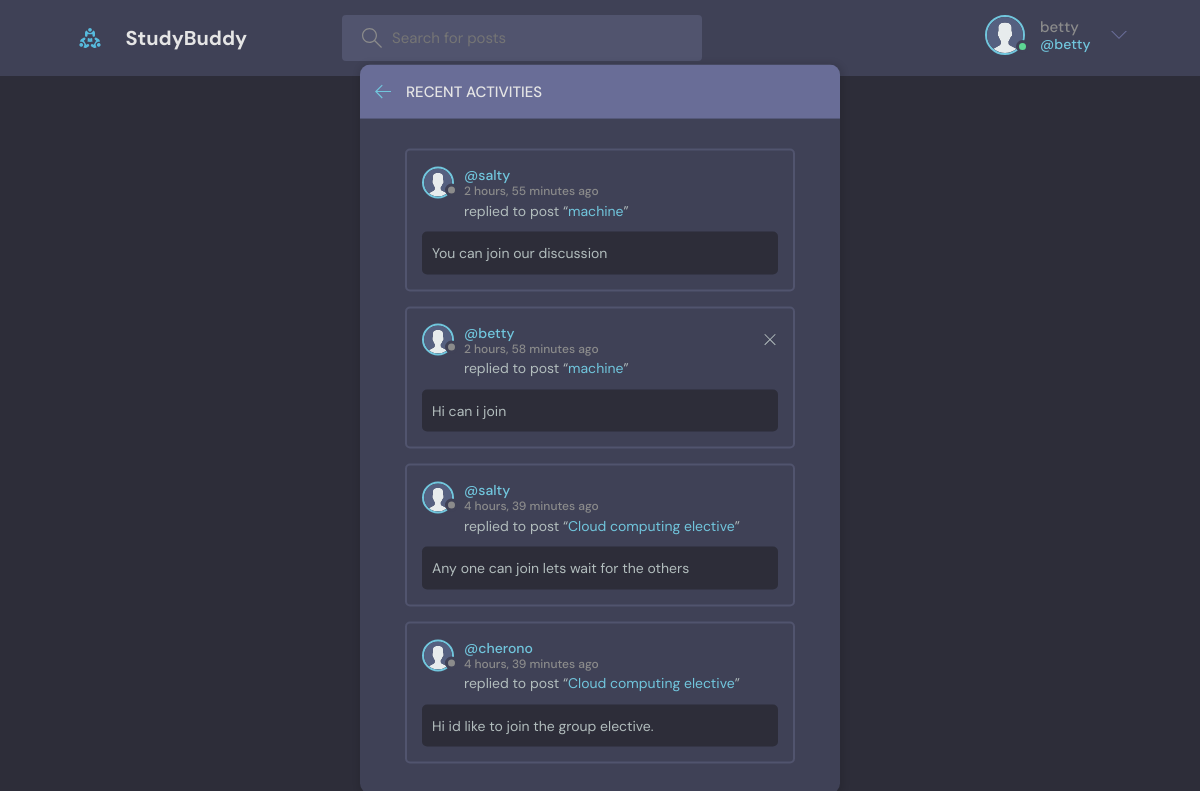
The page /activity/ (signed in) on the database its author committed.
### base/models.py (models this page shows, shortened)
class Message(models.Model):
    user = models.ForeignKey(User, on_delete=models.CASCADE)
    room = models.ForeignKey(Room, on_delete=models.CASCADE)
    body = models.TextField()
    updated = models.DateTimeField(auto_now=True)
    created = models.DateTimeField(auto_now_add=True)
    class Meta:
        ordering = ['-updated', '-created']

class Room(models.Model):
    host = models.ForeignKey(User, on_delete=models.SET_NULL, null=True, related_name='hosted_rooms')
    topic = models.ForeignKey(Topic, on_delete=models.SET_NULL, null=True)
    name = models.CharField(max_length=200)
    description = models.TextField(null=True, blank=True)
    participants = models.ManyToManyField(User, related_name='joined_rooms', blank=True)
    updated = models.DateTimeField(auto_now=True)
    created = models.DateTimeField(auto_now_add=True)
    class Meta:
        ordering = ['-updated', '-created']
    def __str__(self):
        return self.name

### base/views.py (the view)
# urls.py: path('activity/', views.activityPage, name="activity"),
def activityPage(request):
    room_messages = Message.objects.all()
    return render(request, 'base/activity.html', {'room_messages': room_messages})

### base/templates/base/activity.html
{% extends 'main.html' %}
{% load static %}
{% block content %}
<main class="layout">
  <div class="container">
    <div class="layout__box">
      <div class="layout__boxHeader">
        <div class="layout__boxTitle">
          <a href="{% url 'home' %}">
            <svg version="1.1" xmlns="http://www.w3.org/2000/svg" width="32" height="32" viewBox="0 0 32 32">
              <title>arrow-left</title>
              <path
                d="M13.723 2.286l-13.723 13.714 13.719 13.714 1.616-1.611-10.96-10.96h27.625v-2.286h-27.625l10.965-10.965-1.616-1.607z">
              </path>
              </path>
            </svg>
          </a>
          <h3>Recent Activities</h3>
        </div>
      </div>
      <div class="activities-page layout__body">
        {% for message in room_messages %}
        <div class="activities__box">
          <div class="activities__boxHeader roomListRoom__header">
            <a href="{% url 'user-profile' message.user.id %}" class="roomListRoom__author">
              <div class="avatar avatar--small">
                        <img src="{% static 'images/avatar.svg' %}" />
              </div>
              <p>
                @{{message.user}}
                <span>{{message.created|timesince}} ago</span>
              </p>
            </a>
            {% if request.user == message.user %}
            <div class="roomListRoom__actions">
              <a href="{% url 'delete-message' message.id %}">
                <svg version="1.1" xmlns="http://www.w3.org/2000/svg" width="32" height="32" viewBox="0 0 32 32">
                  <title>remove</title>
                  <path
                    d="M27.314 6.019l-1.333-1.333-9.98 9.981-9.981-9.981-1.333 1.333 9.981 9.981-9.981 9.98 1.333 1.333 9.981-9.98 9.98 9.98 1.333-1.333-9.98-9.98 9.98-9.981z">
                  </path>
                </svg>
              </a>
            </div>
            {% endif %}
          </div>
          <div class="activities__boxContent">
            <p>replied to post “<a href="{% url 'room' message.room.id %}">{{message.room}}</a>”</p>
            <div class="activities__boxRoomContent">
              {{message.body}}
            </div>
          </div>
        </div>
        {% endfor %}
      </div>
    </div>
  </div>
</main>
{% endblock content %}

### templates/navbar.html (shortened to what this page needs)
{% load static %}
<header class="header header--loggedIn" style="display:flex; flex-direction:column;">
    <div class="container">
        <a href="{% url 'home' %}" class="header__logo">
            <img style="height:20px" src="{% static 'images/logo.svg' %}" />
            <h1>StudyBuddy</h1>
        </a>
        <form class="header__search" method="GET" action="{% url 'home' %}">
            <label>
                <input name="q" placeholder="Search for posts" />
            </label>
        </form>
        <nav class="header__menu">
            {% if request.user.is_authenticated %}
            <div class="header__user">
                <a href="{% url 'update-user' %}">
                    <div class="avatar avatar--medium active">
                        <img src="{% static 'images/avatar.svg' %}" />
                    </div>
                    <p>{{request.user.username}} <span>@{{request.user.username}}</span></p>
                </a>
                <button class="dropdown-button">
                    <svg version="1.1" xmlns="http://www.w3.org/2000/svg" width="32" height="32" viewBox="0 0 32 32">
                        <title>chevron-down</title>
                        <path d="M16 21l-13-13h-3l16 16 16-16h-3l-13 13z"></path>
                    </svg>
                </button>
            </div>
            {% else %}
            <a href="{% url 'login' %}">
                <img src="{% static 'images/avatar.svg' %}" />
                <p>Login</p>
            </a>
            {% endif %}
        </nav>
    </div>
</header>

### rows shown on the page
Message: user "salty", created "2 hours, 55 minutes", room "machine", body "You can join our discussion"
Message: user "betty", created "2 hours, 58 minutes", room "machine", body "Hi can i join"
Message: user "salty", created "4 hours, 39 minutes", room "Cloud computing elective", body "Any one can join lets wait for the others"
Message: user "cherono", created "4 hours, 39 minutes", room "Cloud computing elective", body "Hi id like to join the group elective."

### other values the page prints
{{ request.user.username }} "betty"
